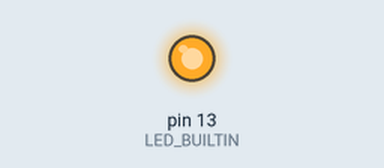
A sketch run on a simulated Arduino Uno, built with avr-gcc and run on an emulated ATmega328P. Parts: output pins drawn as LEDs (lit = HIGH).

Above: at 0.2 s.
At 10.7 s:
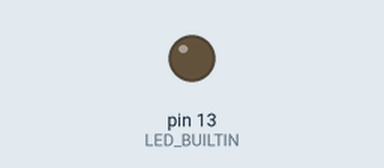
Timing chart, 0 to 15.0 s (numbered marks = the images above):
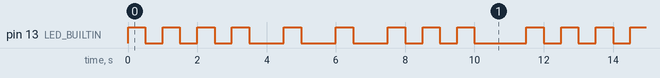

The sketch:

BlinkSOS.ino
```cpp
void setup() {
  // initialize digital pin LED_BUILTIN as an output.
  pinMode(LED_BUILTIN, OUTPUT);
}

// the loop function runs over and over again forever
void loop() {
 digitalWrite(LED_BUILTIN, HIGH); // turn the LED on (HIGH is the voltage level)
 delay(500); // wait for half a second
 digitalWrite(LED_BUILTIN, LOW); // turn the LED off by making the voltage LOW
 delay(500); // wait for a second
 digitalWrite(LED_BUILTIN, HIGH); // turn the LED on (HIGH is the voltage level)
 delay(500); // wait for half a second
 digitalWrite(LED_BUILTIN, LOW); // turn the LED off by making the voltage LOW
 delay(500); // wait for a second
 digitalWrite(LED_BUILTIN, HIGH); // turn the LED on (HIGH is the voltage level)
 delay(500); // wait for half a second
 digitalWrite(LED_BUILTIN, LOW); // turn the LED off by making the voltage LOW
 delay(500); // wait for a second

 digitalWrite(LED_BUILTIN, HIGH); // turn the LED on (HIGH is the voltage level)
 delay(500); // wait for half a second
 digitalWrite(LED_BUILTIN, LOW); // turn the LED off by making the voltage LOW
 delay(1000); // wait for a second
 digitalWrite(LED_BUILTIN, HIGH); // turn the LED on (HIGH is the voltage level)
 delay(500); // wait for half a second
 digitalWrite(LED_BUILTIN, LOW); // turn the LED off by making the voltage LOW
 delay(1000); // wait for a second
 digitalWrite(LED_BUILTIN, HIGH); // turn the LED on (HIGH is the voltage level)
 delay(500); // wait for half a second
 digitalWrite(LED_BUILTIN, LOW); // turn the LED off by making the voltage LOW
 delay(1000); // wait for a second

  digitalWrite(LED_BUILTIN, HIGH); // turn the LED on (HIGH is the voltage level)
 delay(500); // wait for half a second
 digitalWrite(LED_BUILTIN, LOW); // turn the LED off by making the voltage LOW
 delay(500); // wait for a second
 digitalWrite(LED_BUILTIN, HIGH); // turn the LED on (HIGH is the voltage level)
 delay(500); // wait for half a second
 digitalWrite(LED_BUILTIN, LOW); // turn the LED off by making the voltage LOW
 delay(500); // wait for a second
 digitalWrite(LED_BUILTIN, HIGH); // turn the LED on (HIGH is the voltage level)
 delay(500); // wait for half a second
 digitalWrite(LED_BUILTIN, LOW); // turn the LED off by making the voltage LOW
 delay(1500); // wait for a second
}
```

Measured:
- by itself, pin 13 (LED_BUILTIN): repeats every 11.5 s: 3 × (LOW 0.50 s, HIGH 0.50 s), 3 × (LOW 1.0 s, HIGH 0.50 s), 2 × (LOW 0.50 s, HIGH 0.50 s), LOW 1.5 s, HIGH 0.50 s
- by itself, everything shown: repeats every 11.5 s, in 18 steps
